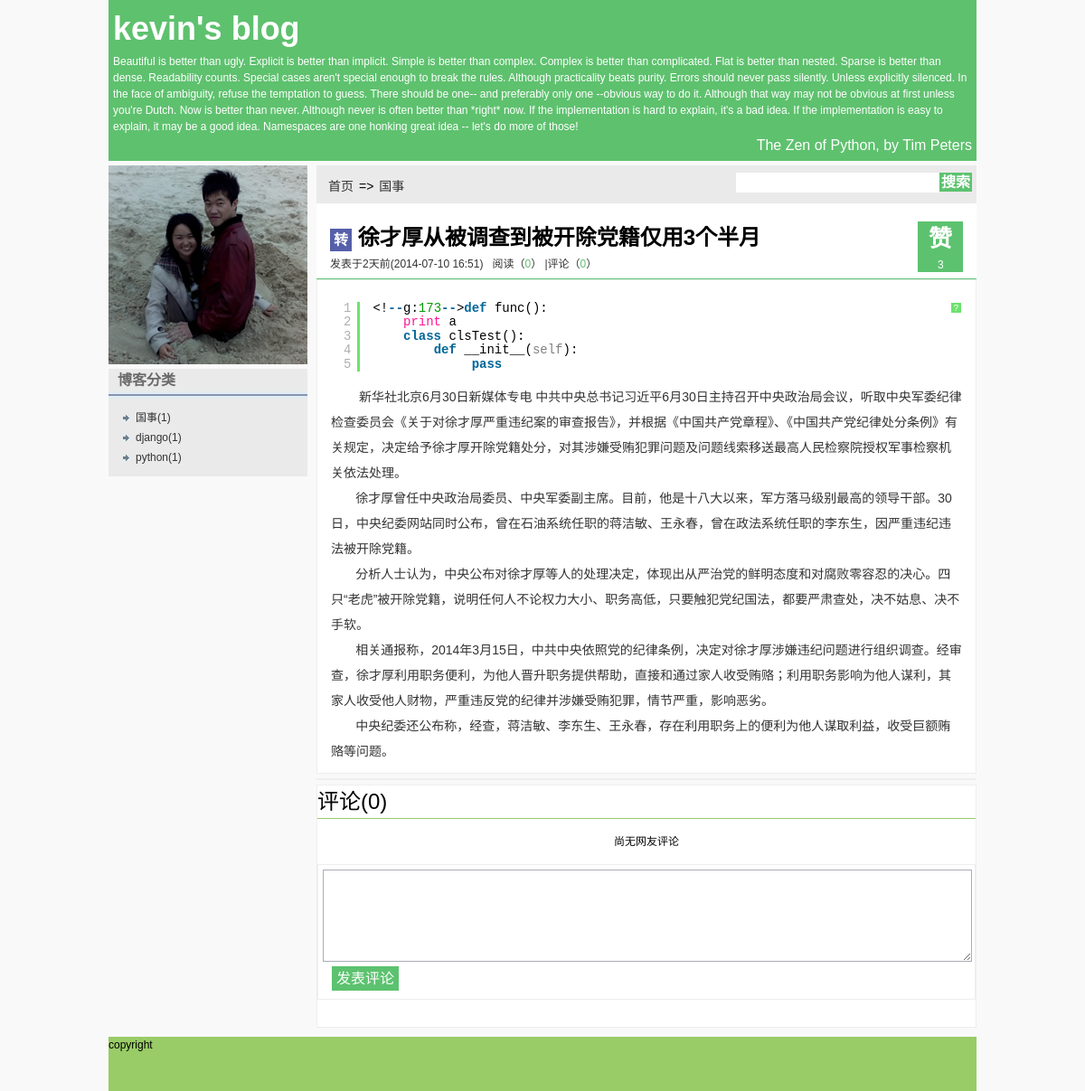
/blog/art/1/, run on an earlier commit of the app's database.
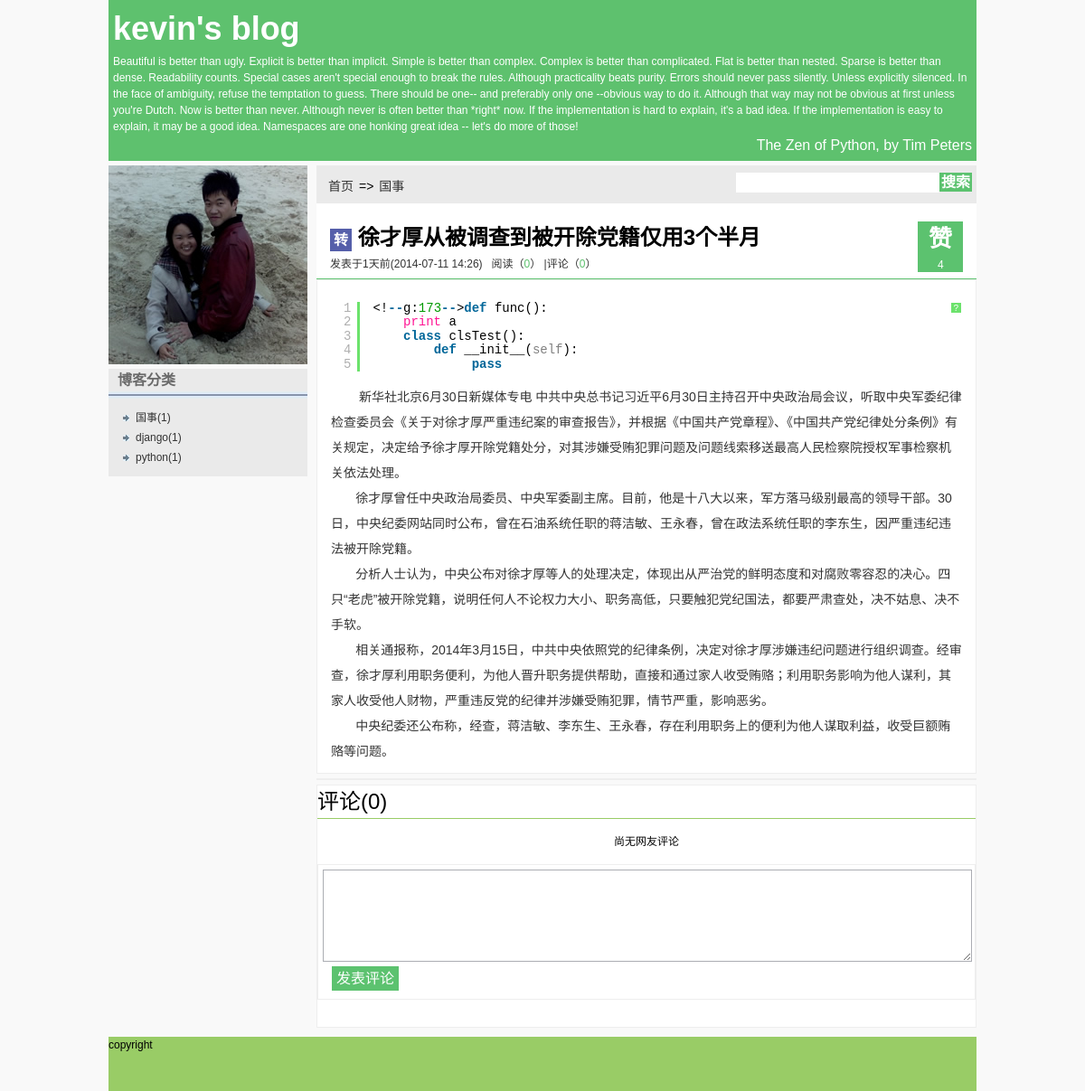
And on a later commit of the database.
### blog/models.py (models this page shows, shortened)
class Article(models.Model):
    title = models.CharField("标题", max_length=128)
    category = models.ForeignKey(Category,verbose_name="分类")
    tags = models.ManyToManyField(Tag, verbose_name="标签", blank=True)
    content = models.TextField("内容")
    create_date = models.DateTimeField("创建日期",auto_now_add=True)
    pub_date = models.DateTimeField("发布日期",auto_now=True)
    is_from = models.CharField("来自", max_length=1, default='Y', choices=(('Y','yuanchuang'),('Z','zhuanzai')))
    view_count = models.IntegerField("访问量统计", default=0)
    vote_count = models.IntegerField("支持量统计", default=0)
    comment_count = property(lambda self: self.comment_set.count())
    is_yuan = property(lambda self: self.is_from == u'Y')
    is_zhuan = property(lambda self: self.is_from == u'Z')
    def pub_date_delta():
        doc = "The pub_date_delta property."
        def fget(self):
            today = datetime.datetime.today()
            if today.year - self.pub_date.year > 0:
                self._delta = "%d年前" % (today.year - self.pub_date.year)
            elif today.month - self.pub_date.month > 0:
                self._delta = "%d个月前" % (today.month - self.pub_date.month)
            elif today.day - self.pub_date.day > 0:
                self._delta = "%d天前" % (today.day - self.pub_date.day)
            elif today.hour - self.pub_date.hour > 0:
                self._delta = "%d小时前" % (today.hour - self.pub_date.hour)
            elif today.minute - self.pub_date.minute > 0:
                self._delta = "%d分钟前" % (today.minute - self.pub_date.minute)
            else:
                self._delta = ""
            return self._delta
        def fset(self, value):
            self._delta = value
        def fdel(self):
            del self._delta
        return locals()
    pub_date_delta = property(**pub_date_delta())
    def getComment():
        def fget(self):
            self.cmlist = []
            def com2dict(c):
                d = {}
                d['comm'] = c
                d['list'] = []
                return d
            def recur(objs, t, l):
                if t > 50:
                    return
                for c in objs.all():
                    d = com2dict(c)
                    l.append(d)
                    if c.comment_set.count() > 0:
                        recur(c.comment_set, t+1, d['list'])
            for c in self.comment_set.filter(reply=None):
                d = com2dict(c)
                self.cmlist.append(d)
                recur(c.comment_set, 0, d['list'])
            return self.cmlist
        return locals()
    comments = property(**getComment())

class Category(models.Model):
    name = models.CharField("分类", max_length=64)

### blog/views.py (the view)
# urls.py: url(r'art/(?P<id>\d{1,5})/$', 'article',name="article_by_id"),
def article(request,id):
    blog = Blog()
    article = get_object_or_404(Article,id=id)
    try:
        preArticle = Article.objects.get(id=str((int(id))-1))
        nextArticle = Article.objects.get(id=str((int(id))+1))
    except Article.DoesNotExist, e:
        pass
    return render_to_response('article.html', locals())

### blog/templates/article.html (shortened to what this page needs)
{% extends "layout.html" %}
{% load static %}
{% block category_nav %}
{% if article.category %}
    <li>=></li>
    <li><a href="{% url 'articles_by_cat' article.category.id %}">{{ article.category.name }}</a></li>
{% endif %}
{% endblock %}
{% block content %}
<div class="article_main">
    <div class="article_title">
        <div class="zan_article">
            <p class="zan_p1">赞</p>
            <p class="zan_p2">{{ article.vote_count }}</p>
        </div>
        <p class="tp1"> {% if article.is_yuan %} <span class="yuan">原</span> {% else %}{% if article.is_zhuan %} <span class="zhuan">转</span> {% endif %}{% endif %}<span class="atitle">{{ article.title }}</span> </p>
        <p class="tp2">发表于{{ article.pub_date_delta}}({{ article.pub_date|date:"Y-m-d H:i" }})&nbsp;&nbsp;&nbsp;阅读（<span>{{ article.view_count }}</span>）&nbsp;|评论（<span>{{ article.comment_count }}</span>）</p>
    </div>
    <div class="article_content"> {{ article.content|safe }} </div>
    <div class="article_nav">
    </div>
    <div class="article_comment">
        <p id="comment_p1">评论({{ article.comment_count }})</p>
        <div id="comment_sep"></div>
        {% if article.comment_count == 0 %}
        <p id="comment_p2">尚无网友评论</p>
        {% endif %}
        <div class="article_comment_form">
            <div class="input_omment">
            <textarea></textarea>
            <p> <a href="{{ article.submitComment.href }}">发表评论</a> </p>
            </div>
        </div>
    </div>
</div>
{% endblock %}

What changed in the data, as far as the page shows it:
changed Article "徐才厚从被调查到被开除党籍仅用3个半月": vote_count "3" → "4"; pub_date_delta "2天前" → "1天前"; pub_date "2014-07-10 16:51" → "2014-07-11 14:26"
